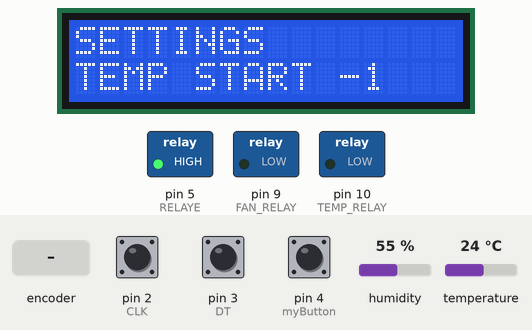
Simulated run of this sketch. Board: Arduino Uno, built with avr-gcc and run on an emulated ATmega328P. Shown: 16×2 character LCD, switched loads named in the sketch (green lamp = pin HIGH). The inputs (shaded band) are chosen by the test bench; at power-on: pin 4 (myButton) HIGH, humidity 55 %, temperature 24 °C, pin 2 (CLK) HIGH, pin 3 (DT) HIGH. Pins used as bus, display or sensor lines are not drawn; what the sketch prints to the serial monitor is not drawn.

Above: at 3.7 s.
3.8 s: rotary encoder on pin 2 (CLK) / pin 3 (DT) turned 3 steps (first pin leading)
At 5.2 s:
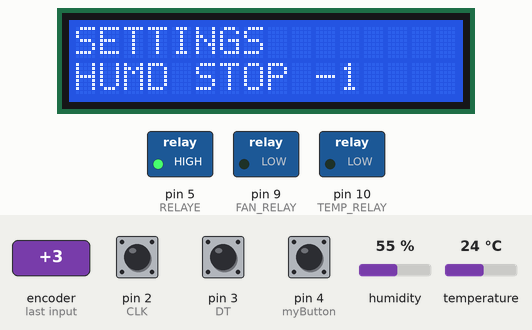
10.2 s: rotary encoder on pin 2 (CLK) / pin 3 (DT) turned 3 steps (first pin leading)
At 10.38 s:
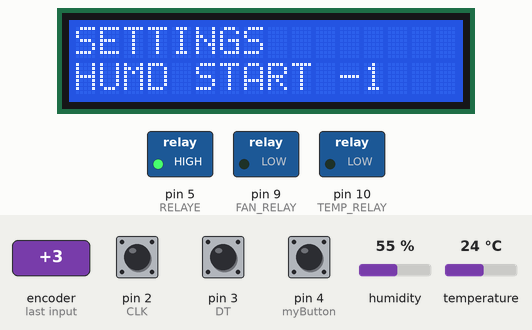
14.1 s: pin 4 (myButton) pulled LOW for 0.15 s
At 15.1 s:
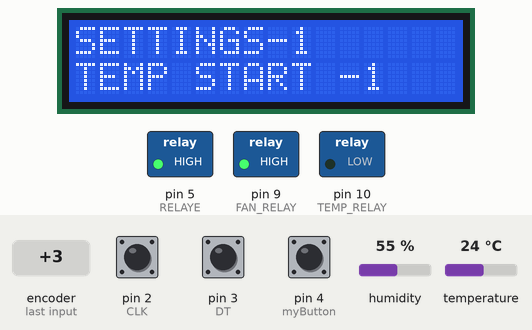
15.7 s: humidity set to 22 %
21.5 s: temperature set to 12 °C
At 24.6 s:
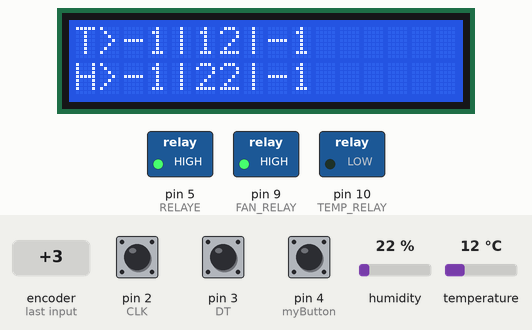
25.7 s: humidity set to 40 %
At 27.3 s:
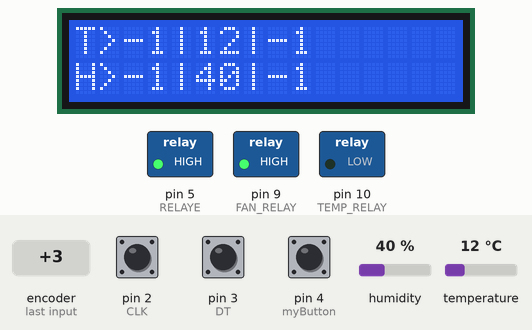
Timing chart, 0 to 28.5 s (numbered marks = the images above; inputs shaded):
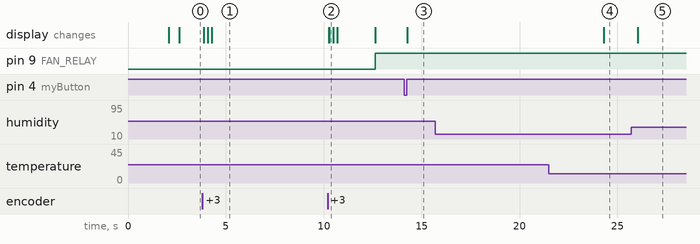

The sketch:

SIDE_KICK.ino
```cpp
#define CLK 2
#define DT 3
#define DHT11_PIN 7

#define TEMP_RELAY  10
#define FAN_RELAY  9
#define EXHAUST  6
#define RELAYE  5

#include <EEPROM.h>
#include <Wire.h>
#include <LiquidCrystal_PCF8574.h>
#include <dht.h>
LiquidCrystal_PCF8574 lcd(0x27);
dht DHT;
int period = 2000;
int relayState = LOW;                   // for HUMIDITY
int rotationrelay = LOW;         // for rotation
uint32_t nextTime;    // will store last time updated "HUMIDITY"
uint32_t nextTimeROT;    // will store last time updated "ROTATION"
boolean HUMPULSE= false;
unsigned long time_now = 0;
int temp,hum;
class Button {
    private:
        bool _state;
        uint8_t _pin;

    public:
        Button(uint8_t pin) : _pin(pin) {}

        void begin() {
            pinMode(_pin, INPUT_PULLUP);
            _state = digitalRead(_pin);
        }

        bool isReleased() {
            bool v = digitalRead(_pin);
            if (v != _state) {
                _state = v;
                if (_state) {
                    return true;
                }
            }
            return false;
        }
};
Button myButton(4);
int counter = 0;
int cnt=0;
int currentStateCLK;
int lastStateCLK;
unsigned long lastButtonPress = 0;
int sizmenu[6] ={40,40,99,99,9,1};
char *mainmenu[] ={"TEMP START","TEMP STOP","HUMD START","HUMD STOP","FAN-INTERVAL","RESET"};
int siz;
int opval[6];
bool state=0;
bool hstate=0;
void setup() {
  readIntArrayFromEEPROM(20,opval,6);
  Wire.begin();
  Wire.beginTransmission(0x27);
  pinMode(CLK,INPUT);
  pinMode(DT,INPUT);
  pinMode(TEMP_RELAY, OUTPUT);
  pinMode(FAN_RELAY, OUTPUT);
  pinMode(EXHAUST, OUTPUT);
  pinMode(RELAYE, OUTPUT);
  lcd.begin(16, 2);
  lcd.setBacklight(255);
  lcd.home();
  lcd.print("khangoatfarm.in");
  delay(2000);
  lcd.clear();
  myButton.begin();
  Serial.begin(9600);
  lastStateCLK = digitalRead(CLK);
  delay(500);
  digitalWrite(RELAYE,1);
}
void(* resetFunc) (void) = 0;
void loop(){
  if(opval[4]!=0){
    rotation();
  }
   static unsigned long currentTime = millis();
   if(myButton.isReleased())
     currentTime = millis();
   if(millis() - currentTime > 10000) {
    disp();
   }
   else{
    settings();
   }
   rotation();
}

void rotation(){
  uint32_t currentTime = millis();
  if (currentTime > nextTimeROT) {
    if (rotationrelay == LOW) {
      rotationrelay = HIGH;
      nextTimeROT = currentTime + ((24/opval[2])*60*60000);
    } else {
      rotationrelay = LOW;
      nextTimeROT = currentTime + 22000; //ON INTERVAL
    }
  }
  digitalWrite(RELAYE, rotationrelay);
}
void pulse(){
  uint32_t currentTime = millis();
  if (currentTime > nextTime) {
    if (relayState == LOW) {
      relayState = HIGH;
      nextTime = currentTime + 10000; //OFF INTERVAL
    } else {
      relayState = LOW;
      nextTime = currentTime + 20000; //ON INTERVAL
    }
  }
  digitalWrite(EXHAUST, relayState);
}

void disp(){
  if(millis() >= time_now + period){
    lcd.clear();
    time_now += period;
    int chk = DHT.read22(DHT11_PIN);
    temp=DHT.temperature;
    hum=DHT.humidity;
    lcd.setCursor(0,0);
    lcd.print("T>");lcd.print(opval[0]);lcd.print("|");lcd.print(int(temp));lcd.print("|");lcd.print(opval[1]);
    lcd.setCursor(0,1);
    lcd.print("H>");lcd.print(opval[2]);lcd.print("|");lcd.print(int(hum));lcd.print("|");lcd.print(opval[3]);
    if(temp<=opval[0] && state==0)
    {
      digitalWrite(EXHAUST,0);
      digitalWrite(TEMP_RELAY,0);
      Serial.println("heat");
      if(temp>=opval[1])
      {
        state=1;
        digitalWrite(TEMP_RELAY,1);
        Serial.println("stop_state");
      }
    }
     else if(temp>=opval[1] && state==0)
     {
      state=1;
      digitalWrite(TEMP_RELAY,1);
      Serial.println("cool");
    }
    if(hum>opval[3])
    {
      digitalWrite(TEMP_RELAY,0);
      digitalWrite(EXHAUST,1);
      digitalWrite(FAN_RELAY,1);
    }
    if(hum<opval[2])
    {
      digitalWrite(EXHAUST,0);
    }
    if(temp>opval[1])
    {
      digitalWrite(EXHAUST,0);
    }
}
}
void settings() {
  A:
  lcd.setCursor(0,0);
  lcd.print("SETTINGS");
  lcd.setCursor(0,1);
  lcd.print(mainmenu[counter]);lcd.print(" ");lcd.print(opval[counter]);
  int lim=sizeof(mainmenu)/2;
  currentStateCLK = digitalRead(CLK);
  if (currentStateCLK != lastStateCLK  && currentStateCLK == 1){
    lcd.clear();
    if (digitalRead(DT) != currentStateCLK) {
      counter --;
      if(counter<0){
        counter =lim-1;
      }
    } else {
      counter ++;
      if(counter==lim){
        counter=0;
      }
    }
  }
  lastStateCLK = currentStateCLK;
  if (myButton.isReleased()) {
    int cn=0;
    if(mainmenu[counter]=="RESET"){
      resetFunc();
    }
    else{
      while(1){
        unsigned long currentTime = millis();
        int mx=sizmenu[counter];
        currentStateCLK = digitalRead(CLK);
        if (currentStateCLK != lastStateCLK  && currentStateCLK == 1){
          lcd.clear();
          if (digitalRead(DT) != currentStateCLK) {
            cn--;
            currentTime = millis();
            if(cn<0){
              cn=mx-1;}
            }
          else{
            cn++;
            currentTime = millis();
            if(cn==mx){
              cn=0;}
            }
          lcd.setCursor(0,0);
          lcd.print("PRESS TO SAVE");
          lcd.setCursor(0,1);
          lcd.print("VALUE ->");
          lcd.setCursor(10,1);
          lcd.print(cn);

         }
        lastStateCLK = currentStateCLK;
        if (myButton.isReleased()) {
            opval[counter]=cn;
            writeIntArrayIntoEEPROM(20,opval,6);
            lcd.clear();
            currentTime = millis();
            goto A;
         }
        if(millis() - currentTime > 10000){
          goto A;
        }
       delay(1);
     }
    }

  }
  delay(1);
}
void writeIntArrayIntoEEPROM(int address, int numbers[], int arraySize)
{
  int addressIndex = address;
  for (int i = 0; i < arraySize; i++)
  {
    EEPROM.write(addressIndex, numbers[i] >> 8);
    EEPROM.write(addressIndex + 1, numbers[i] & 0xFF);
    addressIndex += 2;
  }
}
void readIntArrayFromEEPROM(int address, int numbers[], int arraySize)
{
  int addressIndex = address;
  for (int i = 0; i < arraySize; i++)
  {
    numbers[i] = (EEPROM.read(addressIndex) << 8) + EEPROM.read(addressIndex + 1);
    addressIndex += 2;
  }
}
```

Measured:
- after the input at 3.8 s, the display: first changes after 0.07 s (image 1 shows a later state)
- after the input at 10.2 s, the display: first changes after 0.06 s (image 2 shows a later state)
- after the input at 14.1 s, the display: changes after 0.17 s (image 3)
- after the input at 15.7 s, every drawn part: stays the same
- after the input at 21.5 s, the display: changes after 2.8 s (image 4)
- after the input at 25.7 s, the display: changes after 0.33 s (image 5)
